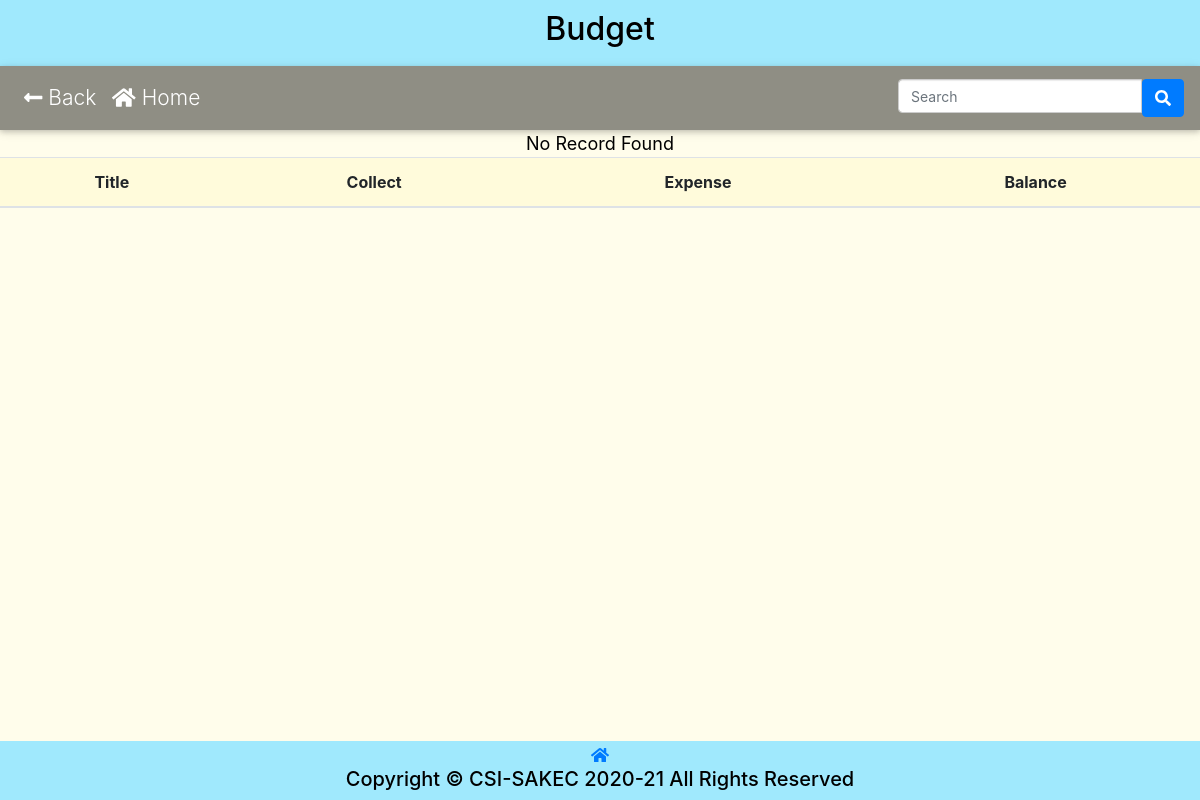
Page /Eventmanagement/budget.php on the earlier database version.
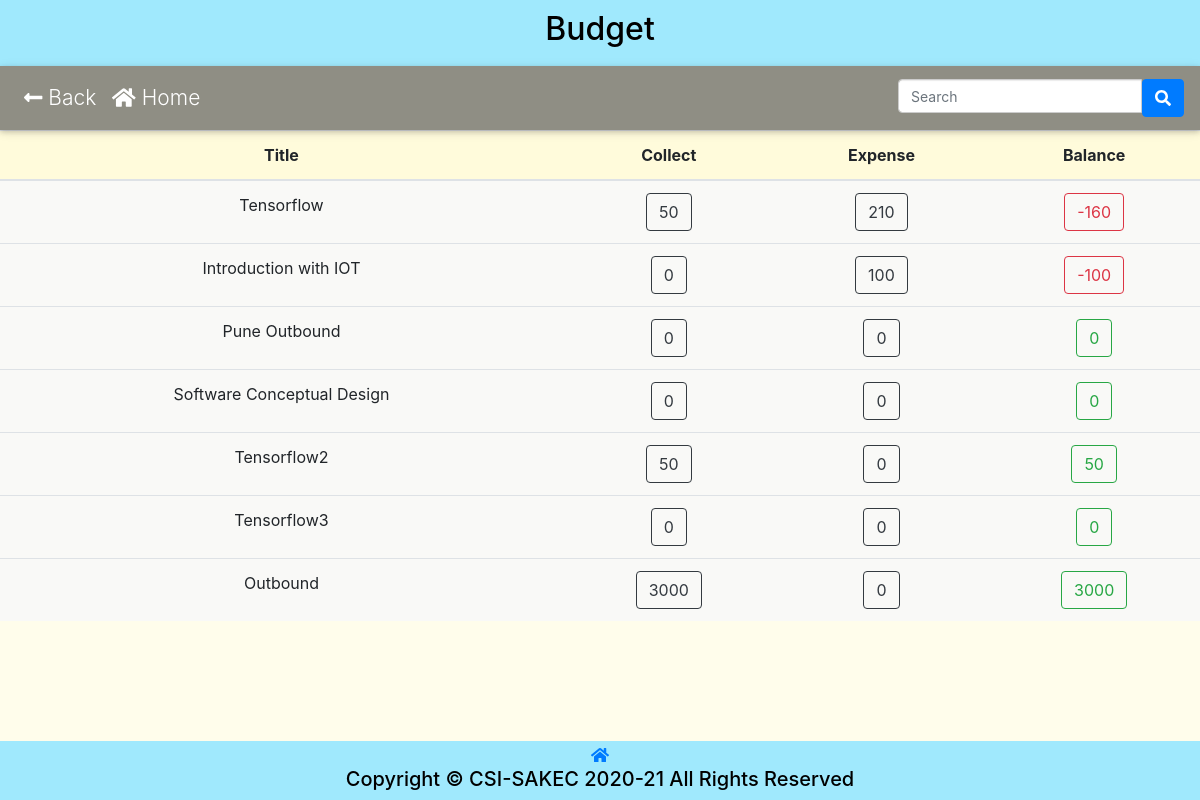
Same page on the later database version.
### tables this page shows
CREATE TABLE `csi_event` (
  `id` int(11) NOT NULL,
  `title` varchar(225) NOT NULL,
  `subtitle` varchar(255) NOT NULL,
  `banner` varchar(256) NOT NULL,
  `e_from_date` date NOT NULL,
  `e_to_date` date NOT NULL,
  `e_from_time` time NOT NULL,
  `e_to_time` time NOT NULL,
  `e_description` text NOT NULL,
  `fee_m` int(5) NOT NULL,
  `fee` int(5) NOT NULL,
  `live` tinyint(1) NOT NULL,
  `feedback` tinyint(4) NOT NULL,
  `selfie` tinyint(4) NOT NULL
);

### Eventmanagement/budget.php (the view, shortened to what this page needs)
<!DOCTYPE html>
<html lang="en" xmlns="http://www.w3.org/1999/xhtml">
<head>
    <link rel="stylesheet" href="../plugins/bootstrap-4.6.0-dist/css/bootstrap.min.css">
    <link rel="stylesheet" href="../css/membership.css?v=<?php echo time(); ?>">
</head>
<body>
    <header>
        <h2 style="text-align: center;">Budget</h2>
    </header>
    <nav class="navbar navbar-expand-lg navbar-dark default-color sticky-top">
		<div class="collapse navbar-collapse" id="navbarSupportedContent-333">
			<ul class="navbar-nav mr-auto">
                <li class="nav-item">
					<a class="nav-link" href="eventmanagement.php"><i class="fas fa-long-arrow-alt-left"></i>  Back</a>
				</li>
                <li class="nav-item">
					<a class="nav-link" href="../index.php"><i class="fas fa-home"></i>  Home</a>
				</li>
			</ul>
			<ul class="navbar-nav ml-auto nav-flex-icons">
                <form action="<?php echo htmlspecialchars($_SERVER["PHP_SELF"]); ?>" method="POST">
                    <div class="input-group">
                        <input type="search" id="form1" name="search" placeholder="Search" class="form-control" autocomplete="off"/>
                        <button id="search-button" type="submit" class="btn btn-primary">
                            <i class="fas fa-search"></i>
                        </button>
                    </div>
                </form>
			</ul>
		</div>
	</nav>
    <table class="table">
        <thead class="black white-text">
            <tr>
                <th scope="col">Title</th>
                <th>Collect</th>
                <th>Expense</th>
                <th>Balance</th>
            </tr>
        </thead>
        <tbody>
            <div class="table-content" style="font-size: large;">
                <?php
                require_once "../config.php";
                $sql = "SELECT `id`, `title`  FROM `csi_event` ";
                $query = mysqli_query($conn, $sql);
                if (mysqli_num_rows($query) > 0) {
                    while ($row = mysqli_fetch_assoc($query)) {
                        $id= $row['id'];
                        $title= $row['title'];
                        $expense_sql="SELECT SUM( `bill_amount`) as `amount` FROM `csi_expense` WHERE `event_id`='$id' GROUP BY `event_id`";
                        $collection_sql="SELECT SUM( `amount`)as `amount` FROM `csi_collection` WHERE `event_id`='$id' GROUP BY `event_id`";
                        $expense_query = mysqli_query($conn, $expense_sql);
                        $collection_query = mysqli_query($conn, $collection_sql);
                        $expense_row=mysqli_fetch_assoc($expense_query);
                        $collection_row=mysqli_fetch_assoc($collection_query);
                        if(isset($expense_row['amount'])){
                            $expense=$expense_row['amount'];
                        }
                        else{
                            $expense=0;
                        }
                        if(isset($collection_row['amount'])){
                            $collection=$collection_row['amount'];
                        }
                        else{
                            $collection=0;
                        }
                        $balance = $collection-$expense;
                ?>
                <tr>
                    <td scope="row"><?php echo $title; ?></td>
                    <td>
                        <form action="collection.php" method="get">
                            <button type="submit" class="btn btn-outline-dark"><?php echo $collection; ?></button>
                        </form>
                    </td>
                    <td>
                        <form action="expense.php" method="get">
                            <button type="submit" class="btn btn-outline-dark"><?php echo $expense; ?></button>
                        </form>
                    </td>
                    <td>
                        <?php
                            if($balance>=0){
                        ?>
                                <button type="Button" class="btn btn-outline-success"><?php echo $balance; ?></button>
                        <?php
                            }
                            else{
                        ?>
                                <button type="Button" class="btn btn-outline-danger"><?php echo $balance; ?></button>
                        <?php
                            }
                        ?>
                    </td>
                </tr>
                <?php
                    }
                } else {
                    echo "No Record Found";
                }
                ?>
            </div>
        </tbody>
    </table>
    <div class="spacer" style="height:10px;"></div>
    <div class="footer">
        <div class="spacer" style="height:2px;"></div>
        <a href="index.php"><i class="fas fa-home"></i></a>
        <h5>Copyright &copy; CSI-SAKEC 2020-21 All Rights Reserved</h5>
    </div>
</body>
</html>

Differences in the rows shown:
added csi_event: title "Tensorflow", collection "50", expense "210", balance "-160"
added csi_event: title "Introduction with IOT", collection "0", expense "100", balance "-100"
added csi_event: title "Pune Outbound", collection "0", expense "0", balance "0"
added csi_event: title "Software Conceptual Design", collection "0", expense "0", balance "0"
added csi_event: title "Tensorflow2", collection "50", expense "0", balance "50"
added csi_event: title "Tensorflow3", collection "0", expense "0", balance "0"
added csi_event: title "Outbound", collection "3000", expense "0", balance "3000"
Other differences:
text no longer shown: "No Record Found"
